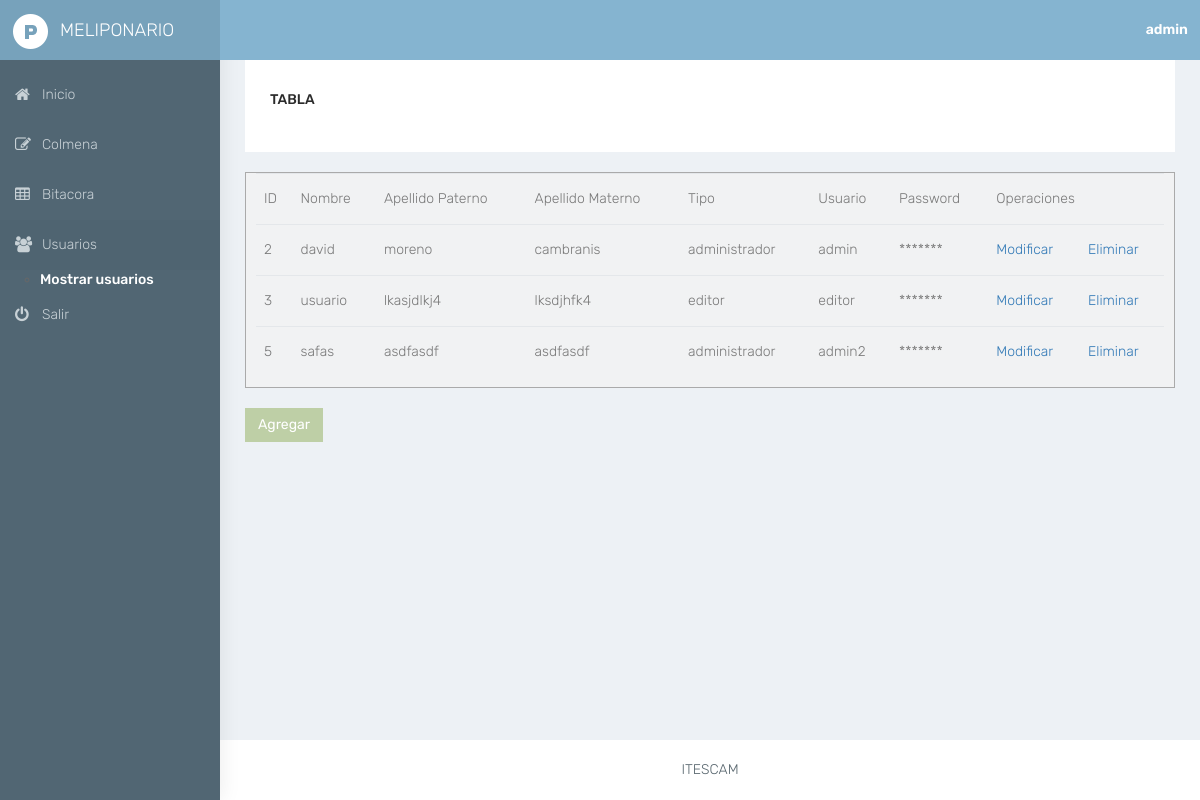
Page /Administrador/Usuario/tablaRegistro.php (signed in) on the committed database.
### tables this page shows
CREATE TABLE `usuario` (
  `idUsuario` int(255) NOT NULL,
  `nombre` varchar(2500) NOT NULL,
  `apellidoP` varchar(2500) NOT NULL,
  `apellidoM` varchar(2500) NOT NULL,
  `tipo` varchar(255) NOT NULL,
  `user` varchar(255) NOT NULL,
  `pass` varchar(2500) NOT NULL
);

### Administrador/Usuario/tablaRegistro.php (the view, shortened to what this page needs)
<?php
    if(isset($_SESSION['username']))
    {
        $usuario = $_SESSION['username'];
    }else{
        header("location: ../../registrar.html");
    }
?>
<!DOCTYPE html>
<html lang="en">
<head>
    <link href="../../bootstrap/dist/css/bootstrap.min.css" rel="stylesheet">
    <link href="../../plugins/bower_components/sidebar-nav/dist/sidebar-nav.min.css" rel="stylesheet">
    <link href="../../css/animate.css" rel="stylesheet">
    <link href="../../css/style.css" rel="stylesheet">
    <link href="../../css/colors/blue-dark.css" id="theme" rel="stylesheet">
</head>
<body>
    <div id="wrapper">
        <nav class="navbar navbar-default navbar-static-top m-b-0">
            <div class="navbar-header"> <a class="navbar-toggle hidden-sm hidden-md hidden-lg " href="javascript:void(0)" data-toggle="collapse" data-target=".navbar-collapse"><i class="fa fa-bars"></i></a>
                <div class="top-left-part"><a class="logo" href="../index.php"><b><img src="../../plugins/images/pixeladmin-logo.png" alt="home" /></b>Meliponario</a></div>
                <ul class="nav navbar-top-links navbar-right pull-right">
                    <li>
                        <a class="profile-pic" href="#"> <b class="hidden-xs"> <?php echo $usuario; ?> </b> </a>
                    </li>
                </ul>
            </div>
        </nav>
        <?php include("menu.php"); ?>
        <div id="page-wrapper">
            <div class="container-fluid">
                <div class="row">
                    <div class="col-md-12">
                        <div class="white-box">
                            <h3 class="box-title">Tabla</h3> </div>
                            <body>
                        <div class="scrollmenu" id="scrollmenu">
                        <table class="table">
                            <body>
                                <tr>
                                    <td>ID</td>
                                    <td>Nombre</td>
                                    <td>Apellido Paterno</td>
                                    <td>Apellido Materno</td>
                                    <td>Tipo</td>
                                    <td>Usuario</td>
                                    <td>Password</td>
                                    <td colspan="2">Operaciones</td>
                                </tr>
                                <?php
                                    include('conexion.php');
                                    $query = "SELECT * FROM usuario";
                                    $resultado = $con -> query($query);
                                    while($row=$resultado->fetch_assoc())
                                    {
                                ?>
                                        <tr>
                                            <td><?php echo $row['idUsuario']; ?></td>
                                            <td><?php echo $row['nombre']; ?></td>
                                            <td><?php echo $row['apellidoP']; ?></td>
                                            <td><?php echo $row['apellidoM']; ?></td>
                                            <td><?php echo $row['tipo']; ?></td>
                                            <td><?php echo $row['user']; ?></td>
                                            <td> ******* </td>
                                            <td><a href="modificar.php?idUsuario=<?php echo $row['idUsuario']; ?>">Modificar</a></td>
                                            <td><a href="confirmarEliminar.php?idUsuario=<?php echo $row['idUsuario']; ?>">Eliminar</a></td>
                                        </tr>
                                <?php
                                    }
                                ?>
                            </body>
                        </table>
                    </div>
                          <a href="registro.php"> <input type="submit" class="btn btn-success" name="ejecutar" value="Agregar"/> </a>
                </body>
                    </div>
                </div>
            </div>
            <footer class="footer text-center">ITESCAM</footer>
        </div>
    </div>
</body>
</html>

### css/colors/blue-dark.css (style rules this page uses)
body { background:#516673 }
.top-left-part { background:rgba(0,0,0,0.1) }
.navbar-header { background:#85b4d0 }
.navbar-top-links>li>a { color:#ffffff }

### Administrador/Usuario/tablaRegistro.php (style rules this page uses)
.scrollmenu { overflow:auto; white-space: nowrap; margin: 2rem auto; border: 1px solid #aaa; background: #f1f2f3; overflow:auto; box-sizing: border-box; padding:0 1rem; background: auto; }

### rows in the picture
usuario: idUsuario "2", nombre "david", apellidoP "moreno", apellidoM "cambranis", tipo "administrador", user "admin"
usuario: idUsuario "3", nombre "usuario", apellidoP "lkasjdlkj4", apellidoM "lksdjhfk4", tipo "editor", user "editor"
usuario: idUsuario "5", nombre "safas", apellidoP "asdfasdf", apellidoM "asdfasdf", tipo "administrador", user "admin2"

### other values in the picture
$usuario "admin"
